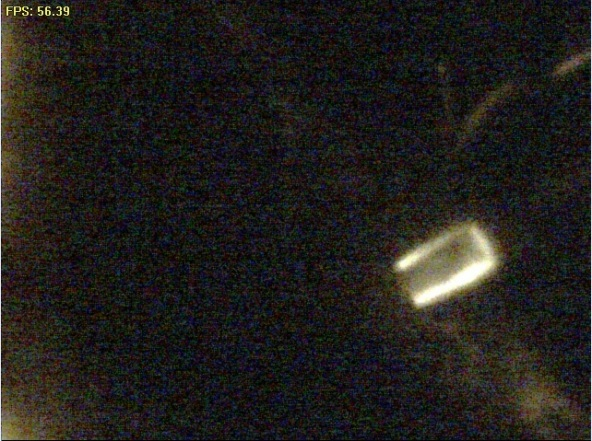
//> input picture branches/test/ContourMatchingTest/Images/main.jpg, 592 x 441 px
$ ./main   (built with g++ and OpenCV 4)
//> lines starting //> are read from the running program, lines starting //| are printed output that depends on the picture; after the words box and inside, x2 and y2 are one past the last pixel; in counts of white or black regions, pixels touching at a corner belong together
### branches/test/ContourMatchingTest/stdafx.h
// stdafx.h : include file for standard system include files,
// or project specific include files that are used frequently, but
// are changed infrequently
//

#pragma once

#include "targetver.h"

#include <stdio.h>
#include <tchar.h>


// TODO: reference additional headers your program requires here

### branches/test/ContourMatchingTest/main.cpp
// ContourMatchingTest Project

#include "stdafx.h"

#include "cv.h"
#include "highgui.h"
#include "cxcore.h"


/*****************************************************
Define PROCEDURE as follows

1-If you want to do the contour-bounding-rectangle matching.

2-If you want to check the contours.

******************************************************/


#define PROCEDURE 2


int match();
int check();

//Entry point
int _tmain(int argc, _TCHAR* argv[])
{
	if(PROCEDURE==1){return match();}
	if(PROCEDURE==2){return check();}
}

//Method to draw a Box in an image with CvBox2D object, to draw box on an image

// [21 lines left out: function draw_box, not called in this run]

//Gives random colors as CvScalar objects, To color the contours/box with random color to separate them.

CvScalar getRandomColor()
{
	return CV_RGB( rand()&255, rand()&255, rand()&255 );
}

//Gets all the contours aas CvSeq* object.

CvSeq* getContours(IplImage* img)
{
	CvSeq* contours;
	CvMemStorage *storage = cvCreateMemStorage(0);
	int number=cvFindContours(img, storage, &contours, sizeof(CvContour),
						  CV_RETR_LIST, CV_CHAIN_APPROX_SIMPLE, cvPoint(0,0));
	printf("Number of Main contours = %d\n",number);
	return contours;
}

//Gets template contours, has to be improved based on the requirement

CvSeq* getTemplateContours(IplImage *img,double minArea,bool retutnAll=false)
{
	CvSeq* contours;
	CvMemStorage *storage = cvCreateMemStorage(0);

	int number=cvFindContours(img, storage, &contours, sizeof(CvContour),
						  CV_RETR_LIST, CV_CHAIN_APPROX_SIMPLE, cvPoint(0,0));

	printf("Number of Template contours = %d\n",number);

	if(retutnAll)
	{
	return contours;
	}
	else
	{
		CvSeq* tempContours=0;
		for( ; contours != 0 || tempContours==0 ; contours = contours->h_next )
		{
			CvBox2D box=cvMinAreaRect2(contours);
			if(box.size.width*box.size.height > minArea)
			{
				tempContours=contours;
			}
		}
		return tempContours;
	}
	//cvReleaseMemStorage(0);
}

//********************************************************//
//********************************************************//

//PROCEDURE=1
//This function is the main function which does contour-bounded rectangle matching
//You have to set the PROCEDURE=1 for this to execute

//********************************************************//
//********************************************************//

// [72 lines left out: function match, not called in this run]

//********************************************************//
//********************************************************//

//PROCEDURE=2
//This function is the check function which is used to see the contours,
//You have to set the PROCEDURE=2 for this to execute

//********************************************************//
//********************************************************//

int check()
{
	IplImage *main_img,*temp_img; //For Showing
	main_img = cvLoadImage("Images/main.jpg",0);
	temp_img = cvLoadImage("Images/template.jpg",0);
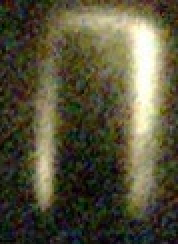
//> input picture branches/test/ContourMatchingTest/Images/template.jpg, 89 x 123 px (shown 2 times larger)

	IplImage *main,*temp; //For Processing
	main=cvCloneImage(main_img);
	temp=cvCloneImage(temp_img);


//*************************************************************//
//All the operations go here
//*************************************************************//

	cvThreshold(main,main,120,255,CV_THRESH_BINARY);
//> main: 441 rows x 592 cols, CV_8UC1; 2.1% white; 37 white regions (27 under 20 px), largest, box (x1, y1, x2, y2) and area: (395, 223, 499, 308) 4294, (0, 0, 14, 441) 569, (591, 0, 592, 441) 441
	cvSmooth(main,main,CV_MEDIAN);
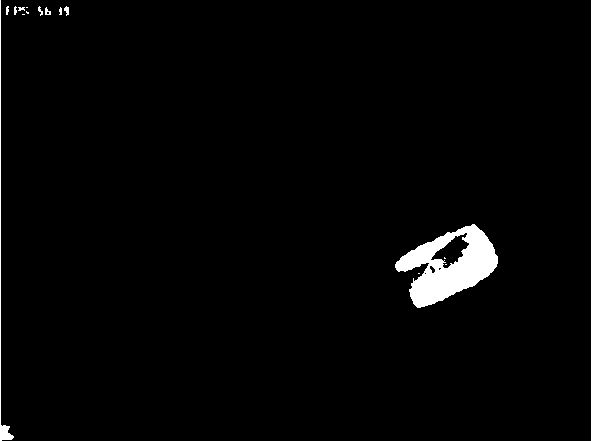
//> main: 441 rows x 592 cols, CV_8UC1; 2.1% white; 16 white regions (7 under 20 px), largest, box (x1, y1, x2, y2) and area: (395, 224, 498, 308) 4326, (0, 0, 14, 441) 581, (591, 0, 592, 441) 441

	cvThreshold(temp,temp,80,255,CV_THRESH_BINARY);
//> temp: 123 rows x 89 cols, CV_8UC1; 38.6% white; 33 white regions (31 under 20 px), largest, box (x1, y1, x2, y2) and area: (14, 0, 89, 109) 4086, (0, 122, 89, 123) 89
	cvSmooth(temp,temp,CV_MEDIAN);
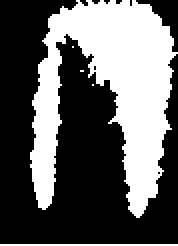
//> temp: 123 rows x 89 cols, CV_8UC1 (shown 2 times larger); 38.4% white; 5 white regions (3 under 20 px)

	CvSeq* contours=getContours(cvCloneImage(main));
//> in getContours, `int number=cvFindContours(img, storage, &contours, sizeof(CvContour), ..`:
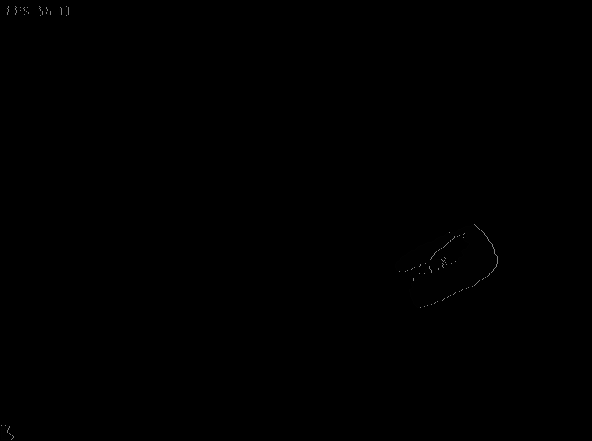
//> img: 441 rows x 592 cols, CV_8UC1; 2.12% of pixels changed, all inside (x1, y1, x2, y2) = (0, 0, 592, 441)
//> in getContours, `int number=cvFindContours(img, storage, &contours, sizeof(CvContour), ..`: contours = 20 contours, 14 with area under 20; largest, box (x1, y1, x2, y2) and area: (395, 224, 498, 308) 4774, (430, 232, 470, 269) 634, (1, 425, 14, 440) 114, (429, 265, 436, 274) 29, (45, 7, 51, 15) 22, (64, 6, 69, 16) 20; number = 20
//| Number of Main contours = 20
	CvSeq* tempContours=getTemplateContours(cvCloneImage(temp),1,true);
//> in getTemplateContours, `int number=cvFindContours(img, storage, &contours, sizeof(CvContour), ..`:
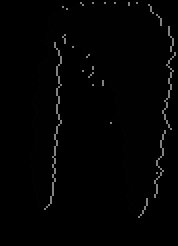
//> img: 123 rows x 89 cols, CV_8UC1 (shown 2 times larger); min 0, max 130, mean 3
//> in getTemplateContours, `int number=cvFindContours(img, storage, &contours, sizeof(CvContour), ..`: contours = 6 contours, 5 with area under 20; largest, box (x1, y1, x2, y2) and area: (15, 1, 88, 109) 3856; number = 6
//| Number of Template contours = 6
//> tempContours has the same summary as contours in getTemplateContours

	for( ; contours != 0; contours = contours->h_next )
	{
		cvDrawContours( main_img,contours, getRandomColor(),getRandomColor(), -1, 1, 8 );
	}
//> this loop made 20 passes
//> contours on passes 18 to 20: 3 contours, all with area under 20, 2 contours, all with area under 20, 1 contour, all with area under 20
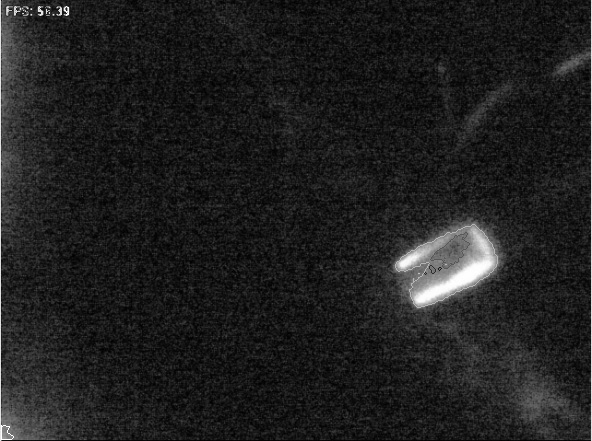
//> main_img: 441 rows x 592 cols, CV_8UC1; min 0, max 255, mean 31.6
//> after the loop, contours = 0 contours

	for( ; tempContours != 0; tempContours = tempContours->h_next )
	{
		cvDrawContours(temp_img, tempContours, getRandomColor(),getRandomColor(), -1,1, 8 );
	}
//> this loop made 6 passes
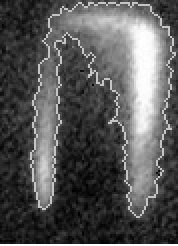
//> temp_img: 123 rows x 89 cols, CV_8UC1 (shown 2 times larger); min 0, max 255, mean 87.1
//> after the loop, tempContours = 0 contours
//> (the program exits here)
